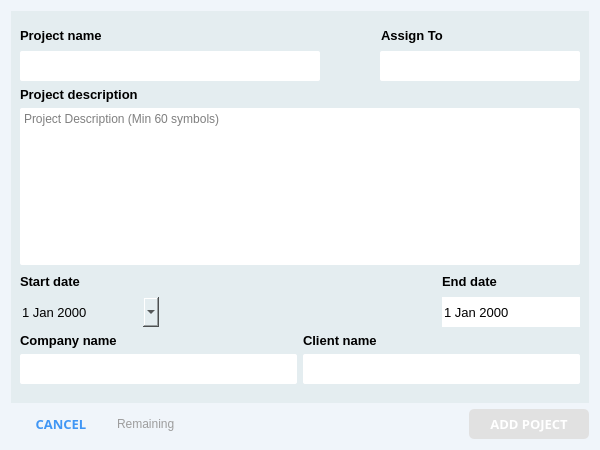
<?xml version="1.0" encoding="UTF-8"?>
<ui version="4.0">
 <class>AssignProjectDialog</class>
 <widget class="QDialog" name="AssignProjectDialog">
  <property name="geometry">
   <rect>
    <x>0</x>
    <y>0</y>
    <width>600</width>
    <height>450</height>
   </rect>
  </property>
  <property name="minimumSize">
   <size>
    <width>600</width>
    <height>450</height>
   </size>
  </property>
  <property name="windowTitle">
   <string>Dialog</string>
  </property>
  <property name="autoFillBackground">
   <bool>false</bool>
  </property>
  <property name="styleSheet">
   <string notr="true">background-color: rgb(240, 245, 250);</string>
  </property>
  <layout class="QVBoxLayout" name="verticalLayout_2">
   <item>
    <widget class="QFrame" name="frame">
     <property name="styleSheet">
      <string notr="true">background-color: rgb(228, 237, 240);
border: none;</string>
     </property>
     <property name="frameShape">
      <enum>QFrame::StyledPanel</enum>
     </property>
     <property name="frameShadow">
      <enum>QFrame::Raised</enum>
     </property>
     <layout class="QVBoxLayout" name="verticalLayout">
      <item>
       <spacer name="verticalSpacer_3">
        <property name="orientation">
         <enum>Qt::Vertical</enum>
        </property>
        <property name="sizeHint" stdset="0">
         <size>
          <width>20</width>
          <height>40</height>
         </size>
        </property>
       </spacer>
      </item>
      <item>
       <layout class="QHBoxLayout" name="horizontalLayout_7">
        <property name="spacing">
         <number>0</number>
        </property>
        <item>
         <widget class="QLabel" name="label">
          <property name="font">
           <font>
            <pointsize>10</pointsize>
            <weight>75</weight>
            <bold>true</bold>
           </font>
          </property>
          <property name="text">
           <string>Project name</string>
          </property>
         </widget>
        </item>
        <item>
         <spacer name="horizontalSpacer_5">
          <property name="orientation">
           <enum>Qt::Horizontal</enum>
          </property>
          <property name="sizeType">
           <enum>QSizePolicy::Expanding</enum>
          </property>
          <property name="sizeHint" stdset="0">
           <size>
            <width>145</width>
            <height>20</height>
           </size>
          </property>
         </spacer>
        </item>
        <item>
         <widget class="QLabel" name="label_7">
          <property name="font">
           <font>
            <pointsize>10</pointsize>
            <weight>75</weight>
            <bold>true</bold>
           </font>
          </property>
          <property name="text">
           <string>Assign To</string>
          </property>
         </widget>
        </item>
        <item>
         <spacer name="horizontalSpacer_6">
          <property name="orientation">
           <enum>Qt::Horizontal</enum>
          </property>
          <property name="sizeType">
           <enum>QSizePolicy::Fixed</enum>
          </property>
          <property name="sizeHint" stdset="0">
           <size>
            <width>137</width>
            <height>20</height>
           </size>
          </property>
         </spacer>
        </item>
       </layout>
      </item>
      <item>
       <layout class="QHBoxLayout" name="horizontalLayout_6">
        <item>
         <widget class="QLineEdit" name="lineEditProjectName">
          <property name="sizePolicy">
           <sizepolicy hsizetype="Fixed" vsizetype="Expanding">
            <horstretch>0</horstretch>
            <verstretch>0</verstretch>
           </sizepolicy>
          </property>
          <property name="minimumSize">
           <size>
            <width>300</width>
            <height>30</height>
           </size>
          </property>
          <property name="font">
           <font>
            <pointsize>10</pointsize>
           </font>
          </property>
          <property name="styleSheet">
           <string notr="true">border-radius: 2px;
border: none;
background-color: rgb(255, 255, 255);</string>
          </property>
          <property name="frame">
           <bool>true</bool>
          </property>
         </widget>
        </item>
        <item>
         <spacer name="horizontalSpacer_4">
          <property name="orientation">
           <enum>Qt::Horizontal</enum>
          </property>
          <property name="sizeType">
           <enum>QSizePolicy::Expanding</enum>
          </property>
          <property name="sizeHint" stdset="0">
           <size>
            <width>40</width>
            <height>20</height>
           </size>
          </property>
         </spacer>
        </item>
        <item>
         <widget class="QComboBox" name="comboBoxUsers">
          <property name="sizePolicy">
           <sizepolicy hsizetype="Fixed" vsizetype="Expanding">
            <horstretch>0</horstretch>
            <verstretch>0</verstretch>
           </sizepolicy>
          </property>
          <property name="minimumSize">
           <size>
            <width>200</width>
            <height>0</height>
           </size>
          </property>
          <property name="font">
           <font>
            <pointsize>10</pointsize>
           </font>
          </property>
          <property name="styleSheet">
           <string notr="true">QComboBox {
border-radius: 2px;
border: none;
background-color: rgb(255, 255, 255);
}
QComboBox::drop-down 
{
    border: 0px;
}

QComboBox::down-arrow {
    image: url(:/images/images/dA.png);
    width: 25px;
    height: 25px;
	margin-right: 10px;
}</string>
          </property>
         </widget>
        </item>
       </layout>
      </item>
      <item>
       <widget class="QLabel" name="label_2">
        <property name="font">
         <font>
          <pointsize>10</pointsize>
          <weight>75</weight>
          <bold>true</bold>
         </font>
        </property>
        <property name="text">
         <string>Project description</string>
        </property>
       </widget>
      </item>
      <item>
       <widget class="QTextEdit" name="textEditProjectDescription">
        <property name="font">
         <font>
          <pointsize>9</pointsize>
         </font>
        </property>
        <property name="styleSheet">
         <string notr="true">border-radius: 2px;
border: none;
background-color: rgb(255, 255, 255);</string>
        </property>
        <property name="html">
         <string>&lt;!DOCTYPE HTML PUBLIC &quot;-//W3C//DTD HTML 4.0//EN&quot; &quot;http://www.w3.org/TR/REC-html40/strict.dtd&quot;&gt;
&lt;html&gt;&lt;head&gt;&lt;meta name=&quot;qrichtext&quot; content=&quot;1&quot; /&gt;&lt;style type=&quot;text/css&quot;&gt;
p, li { white-space: pre-wrap; }
&lt;/style&gt;&lt;/head&gt;&lt;body style=&quot; font-family:'MS Shell Dlg 2'; font-size:9pt; font-weight:400; font-style:normal;&quot;&gt;
&lt;p style=&quot;-qt-paragraph-type:empty; margin-top:0px; margin-bottom:0px; margin-left:0px; margin-right:0px; -qt-block-indent:0; text-indent:0px; font-family:'MS Shell Dlg 2'; font-size:7.8pt;&quot;&gt;&lt;br /&gt;&lt;/p&gt;&lt;/body&gt;&lt;/html&gt;</string>
        </property>
        <property name="placeholderText">
         <string>Project Description (Min 60 symbols)</string>
        </property>
       </widget>
      </item>
      <item>
       <layout class="QHBoxLayout" name="horizontalLayout_4" stretch="1,2,1">
        <item>
         <widget class="QLabel" name="label_4">
          <property name="font">
           <font>
            <pointsize>10</pointsize>
            <weight>75</weight>
            <bold>true</bold>
           </font>
          </property>
          <property name="text">
           <string>Start date</string>
          </property>
         </widget>
        </item>
        <item>
         <spacer name="horizontalSpacer_3">
          <property name="orientation">
           <enum>Qt::Horizontal</enum>
          </property>
          <property name="sizeHint" stdset="0">
           <size>
            <width>40</width>
            <height>20</height>
           </size>
          </property>
         </spacer>
        </item>
        <item>
         <widget class="QLabel" name="label_3">
          <property name="font">
           <font>
            <pointsize>10</pointsize>
            <weight>75</weight>
            <bold>true</bold>
           </font>
          </property>
          <property name="text">
           <string>End date</string>
          </property>
         </widget>
        </item>
       </layout>
      </item>
      <item>
       <layout class="QHBoxLayout" name="horizontalLayout" stretch="1,2,1">
        <item>
         <widget class="QDateEdit" name="dateEditStart">
          <property name="minimumSize">
           <size>
            <width>0</width>
            <height>30</height>
           </size>
          </property>
          <property name="font">
           <font>
            <pointsize>10</pointsize>
           </font>
          </property>
          <property name="styleSheet">
           <string notr="true">QDateEdit {
border: none;
background-color: rgb(255, 255, 255)
}
QDateEdit::drop-down
{
    border: 0px;
}

QDateEdit::down-arrow {
    image: url(:/images/images/calendarIcon.png);
    width: 25px;
    height: 25px;
        margin-right: 10px;

}border-radius: 2px;
border: none;
background-color: rgb(255, 255, 255);</string>
          </property>
          <property name="calendarPopup">
           <bool>true</bool>
          </property>
         </widget>
        </item>
        <item>
         <spacer name="horizontalSpacer_2">
          <property name="orientation">
           <enum>Qt::Horizontal</enum>
          </property>
          <property name="sizeHint" stdset="0">
           <size>
            <width>40</width>
            <height>20</height>
           </size>
          </property>
         </spacer>
        </item>
        <item>
         <widget class="QDateEdit" name="dateEditEnd">
          <property name="minimumSize">
           <size>
            <width>0</width>
            <height>30</height>
           </size>
          </property>
          <property name="font">
           <font>
            <pointsize>10</pointsize>
           </font>
          </property>
          <property name="styleSheet">
           <string notr="true">QDateEdit {
border: none;
background-color: rgb(255, 255, 255)
}
QDateEdit::drop-down
{
    border: 0px;
}

QDateEdit::down-arrow {
    image: url(:/images/images/calendarIcon.png);
    width: 25px;
    height: 25px;
        margin-right: 10px;

}</string>
          </property>
          <property name="calendarPopup">
           <bool>true</bool>
          </property>
         </widget>
        </item>
       </layout>
      </item>
      <item>
       <layout class="QHBoxLayout" name="horizontalLayout_5">
        <item>
         <widget class="QLabel" name="label_5">
          <property name="font">
           <font>
            <pointsize>10</pointsize>
            <weight>75</weight>
            <bold>true</bold>
           </font>
          </property>
          <property name="text">
           <string>Company name</string>
          </property>
         </widget>
        </item>
        <item>
         <widget class="QLabel" name="label_6">
          <property name="font">
           <font>
            <pointsize>10</pointsize>
            <weight>75</weight>
            <bold>true</bold>
           </font>
          </property>
          <property name="text">
           <string>Client name</string>
          </property>
         </widget>
        </item>
       </layout>
      </item>
      <item>
       <layout class="QHBoxLayout" name="horizontalLayout_2">
        <item>
         <widget class="QLineEdit" name="lineEditCompanyName">
          <property name="minimumSize">
           <size>
            <width>0</width>
            <height>30</height>
           </size>
          </property>
          <property name="font">
           <font>
            <pointsize>10</pointsize>
           </font>
          </property>
          <property name="styleSheet">
           <string notr="true">border-radius: 2px;
border: none;
background-color: rgb(255, 255, 255);</string>
          </property>
         </widget>
        </item>
        <item>
         <widget class="QLineEdit" name="lineEditClientName">
          <property name="minimumSize">
           <size>
            <width>0</width>
            <height>30</height>
           </size>
          </property>
          <property name="font">
           <font>
            <pointsize>10</pointsize>
           </font>
          </property>
          <property name="styleSheet">
           <string notr="true">border-radius: 2px;
border: none;
background-color: rgb(255, 255, 255);</string>
          </property>
         </widget>
        </item>
       </layout>
      </item>
      <item>
       <spacer name="verticalSpacer_2">
        <property name="orientation">
         <enum>Qt::Vertical</enum>
        </property>
        <property name="sizeHint" stdset="0">
         <size>
          <width>20</width>
          <height>40</height>
         </size>
        </property>
       </spacer>
      </item>
      <item>
       <spacer name="verticalSpacer">
        <property name="orientation">
         <enum>Qt::Vertical</enum>
        </property>
        <property name="sizeHint" stdset="0">
         <size>
          <width>20</width>
          <height>40</height>
         </size>
        </property>
       </spacer>
      </item>
     </layout>
    </widget>
   </item>
   <item>
    <layout class="QHBoxLayout" name="horizontalLayout_3">
     <item>
      <widget class="QPushButton" name="buttonCancelProject">
       <property name="minimumSize">
        <size>
         <width>100</width>
         <height>30</height>
        </size>
       </property>
       <property name="font">
        <font>
         <family>Century Gothic</family>
         <pointsize>10</pointsize>
         <weight>75</weight>
         <bold>true</bold>
        </font>
       </property>
       <property name="styleSheet">
        <string notr="true">
QPushButton {
border: none;
color: rgb(64, 150, 244);
background-color: transparent;
}

QPushButton:pressed {
alternate-background-color: rgb(231, 236, 240);
}
QPushButton:hover {
background-color: rgb(245, 250, 255);
}</string>
       </property>
       <property name="text">
        <string>CANCEL</string>
       </property>
      </widget>
     </item>
     <item>
      <widget class="QLabel" name="labelRemainingSymbols">
       <property name="font">
        <font>
         <pointsize>9</pointsize>
        </font>
       </property>
       <property name="styleSheet">
        <string notr="true">color: rgb(157, 157, 157);</string>
       </property>
       <property name="text">
        <string>Remaining</string>
       </property>
      </widget>
     </item>
     <item>
      <spacer name="horizontalSpacer">
       <property name="orientation">
        <enum>Qt::Horizontal</enum>
       </property>
       <property name="sizeHint" stdset="0">
        <size>
         <width>40</width>
         <height>20</height>
        </size>
       </property>
      </spacer>
     </item>
     <item>
      <widget class="QPushButton" name="buttonCreateProject">
       <property name="enabled">
        <bool>false</bool>
       </property>
       <property name="minimumSize">
        <size>
         <width>120</width>
         <height>30</height>
        </size>
       </property>
       <property name="font">
        <font>
         <family>Century Gothic</family>
         <pointsize>10</pointsize>
         <weight>75</weight>
         <bold>true</bold>
        </font>
       </property>
       <property name="styleSheet">
        <string notr="true">QPushButton {

        background-color: rgb(60, 142, 230);
        border-radius: 5px;
        color: rgb(255, 255, 255);
        border:none
}

QPushButton:pressed {
background-color: rgb(57, 134, 217);

}
QPushButton:hover {
background-color: rgb(67, 158, 255);
}

QPushButton:disabled {
background-color: rgb(225, 225, 225);
}

</string>
       </property>
       <property name="text">
        <string>ADD POJECT</string>
       </property>
      </widget>
     </item>
    </layout>
   </item>
  </layout>
 </widget>
 <resources/>
 <connections/>
</ui>
